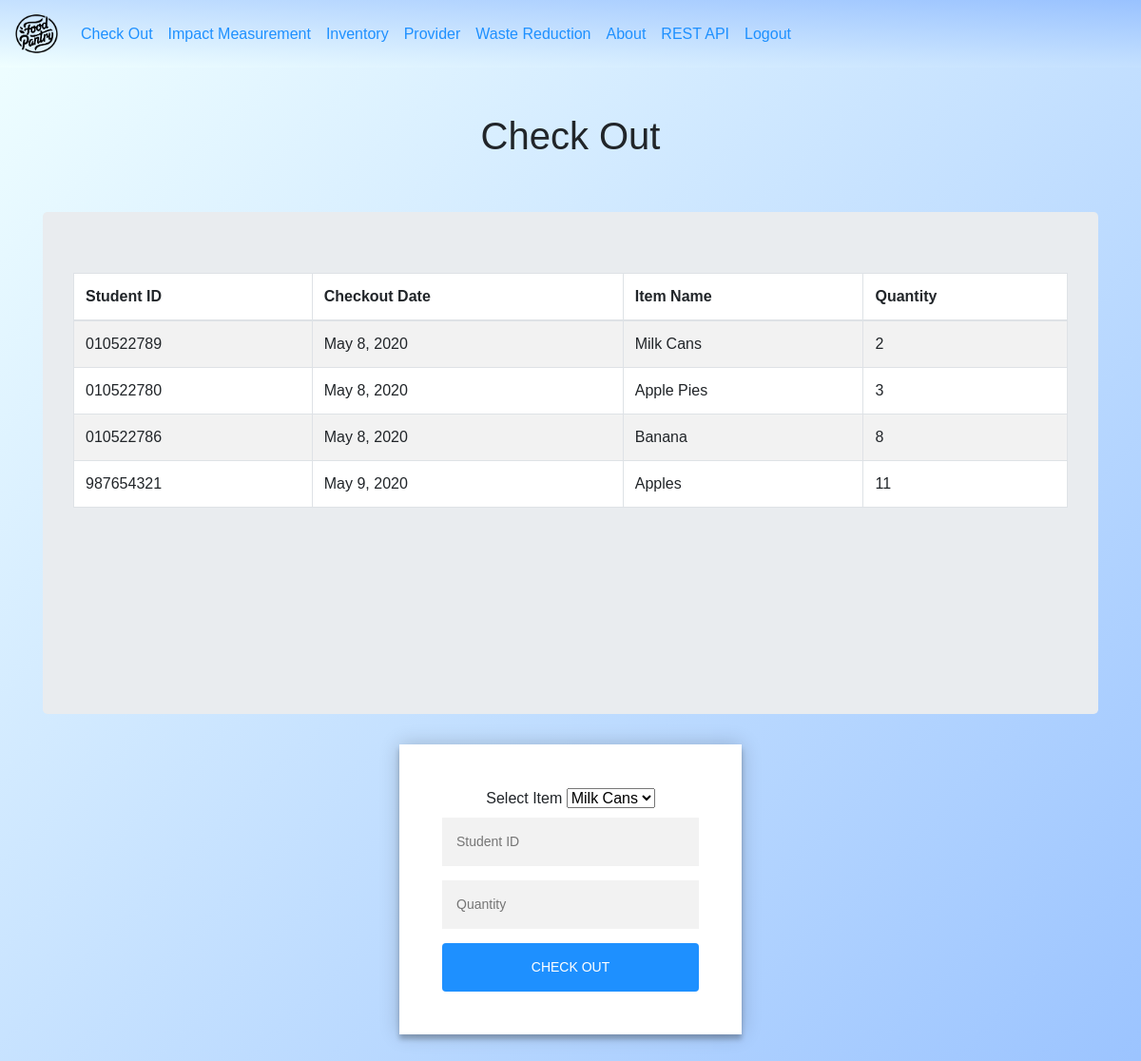
/checkout/ (signed in), run on an earlier commit of the app's database.
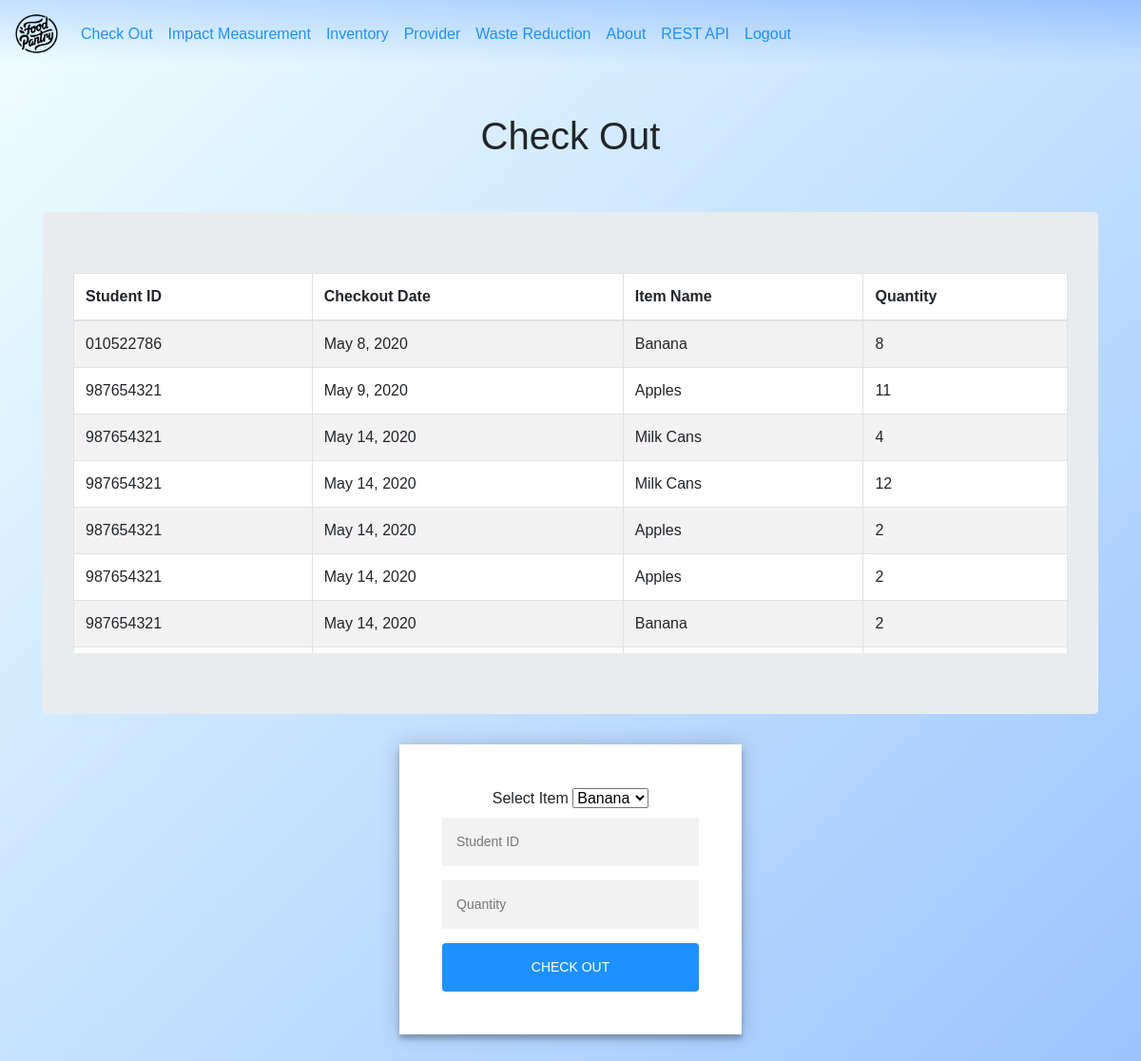
And on a later commit of the database.
### checkout/models.py (models this page shows, shortened)
class checkout(models.Model):
    item_in_inventory = models.CharField(max_length=100, default="Item")
    item_name = models.CharField(max_length=100, default="Wait")
    student_id = models.CharField(max_length=9)
    checkout_date = models.DateField(auto_now=True)
    quantity = models.PositiveIntegerField()
    price = models.FloatField(default=0)
    donor = models.CharField(max_length=50, default="wait")

### checkout/views.py (the view, shortened to what this page needs)
# urls.py: path('checkout/', checkout_views.checkout_view, name='checkout_view'),
@login_required(login_url='/login/')
def checkout_view(request):
		cout_data = checkout_form()
		isInserted = False
		cout = checkout.objects.all()
		context = {'cout':cout,'cout_data':cout_data, 'isInserted':isInserted}
		return render(request, "checkout/checkout.html",context)

### checkout/forms.py
class checkout_form(forms.ModelForm):
    student_id = forms.CharField(widget=forms.TextInput(attrs={'placeholder': 'Student ID '}))
    quantity = forms.CharField(widget=forms.TextInput(attrs={'placeholder': 'Quantity '}))
    item_name = forms.CharField(required=False)
    price = forms.FloatField(required=False)
    donor = forms.CharField(required=False)
    def findOptions():
        inventory_objects = inventory.objects.all()
        ini_time_for_now = datetime.now().date()
        myList = []
        for x in inventory_objects:
            if x.expiry_D >= ini_time_for_now:
                myList.append((x.name, x.name))
        return myList
    CHS = findOptions()
    item_in_inventory = forms.CharField(widget=forms.Select(attrs={'style':'display:inline;'},choices=CHS))
    class Meta():
	     model = checkout
	     fields = '__all__'

### templates/checkout/checkout.html (shortened to what this page needs)
<!DOCTYPE html>
<html>
<head>
	{% include "dashboard/shared_links.html" %}
</head>
<body>
	{% include "dashboard/navigation_bar.html" %}
	<br>
	<br>
<h1>Check Out</h1>
<br>
<br>
{% load static %}
<div class="container">
	<div class="jumbotron">
		<div class="table-wrapper-scroll-y my-custom-scrollbar">
			<table bgcolor="white" class="table table-bordered table-striped mb-0">
  <thead>
    <tr>
      <th scope="col">Student ID</th>
      <th scope="col">Checkout Date</th>
      <th scope="col">Item Name</th>
      <th scope="col">Quantity</th>
    </tr>
  </thead>
  <tbody>
{% for each in cout %}
    <tr>
					<td>{{each.student_id}}</td>
					<td>{{each.checkout_date}}</td>
					<td>{{each.item_name}}</td>
					<td>{{each.quantity}}</td>
    </tr>
{% endfor %}
  </tbody>
</table>
	</div>
	</div>
</div>
<div class="form">
<div class="center-column">
	<form method="POST" action="/checkout/">
		<label>Select Item</label>
	{{cout_data.item_in_inventory}}
    {{cout_data.student_id}}
    {{cout_data.quantity}}
		<button type="submit" class="btn btn-info">Check Out</button>
	</form>
</div></div>
</body>
</html>

What changed in the data, as far as the page shows it:
removed checkout: student_id "010522789", checkout_date "May 8, 2020", item_name "Milk Cans", quantity "2"
removed checkout: student_id "010522780", checkout_date "May 8, 2020", item_name "Apple Pies", quantity "3"
added checkout: student_id "987654321", checkout_date "May 14, 2020", item_name "Milk Cans", quantity "4"
added checkout: student_id "987654321", checkout_date "May 14, 2020", item_name "Milk Cans", quantity "12"
added checkout: student_id "987654321", checkout_date "May 14, 2020", item_name "Apples", quantity "2"
added checkout: student_id "987654321", checkout_date "May 14, 2020", item_name "Apples", quantity "2"
added checkout: student_id "987654321", checkout_date "May 14, 2020", item_name "Banana", quantity "2"
Also different on the page:
form field item_in_inventory: "Milk Cans" → "Banana"
